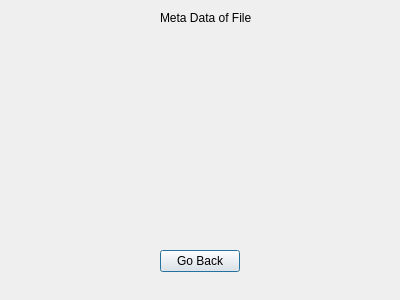
<?xml version="1.0" encoding="UTF-8"?>
<ui version="4.0">
 <class>metaData</class>
 <widget class="QDialog" name="metaData">
  <property name="geometry">
   <rect>
    <x>0</x>
    <y>0</y>
    <width>400</width>
    <height>300</height>
   </rect>
  </property>
  <property name="windowTitle">
   <string>Dialog</string>
  </property>
  <widget class="QLabel" name="label">
   <property name="geometry">
    <rect>
     <x>160</x>
     <y>10</y>
     <width>101</width>
     <height>16</height>
    </rect>
   </property>
   <property name="text">
    <string>Meta Data of File</string>
   </property>
  </widget>
  <widget class="QPushButton" name="pushButton">
   <property name="geometry">
    <rect>
     <x>160</x>
     <y>250</y>
     <width>80</width>
     <height>22</height>
    </rect>
   </property>
   <property name="text">
    <string>Go Back</string>
   </property>
  </widget>
 </widget>
 <resources/>
 <connections/>
</ui>
